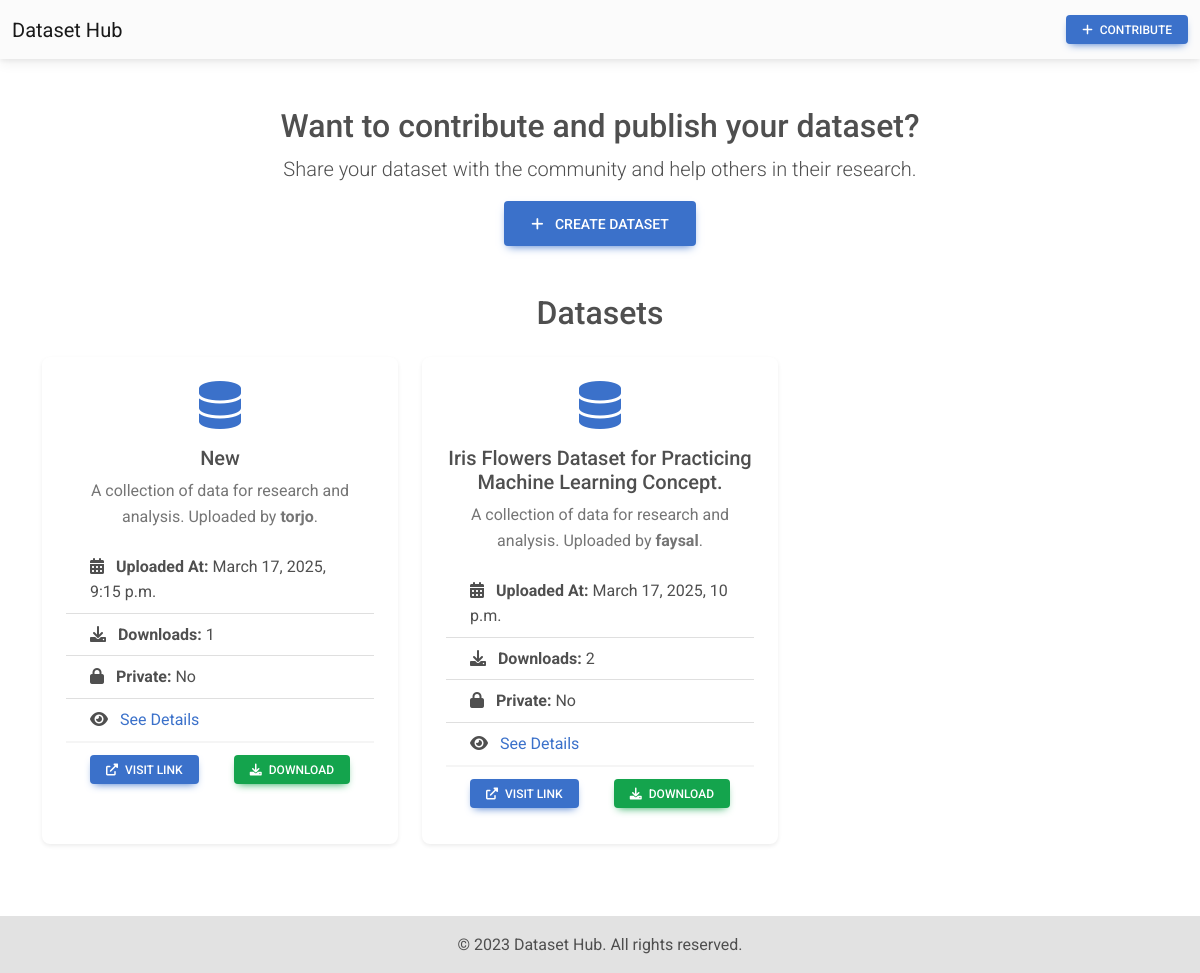
Page /datasets/ on the committed database.
### base/models.py (models this page shows)
class Dataset(models.Model):
    title = models.TextField(max_length=200)
    dataset_link  = models.URLField(blank=True)
    file = models.FileField(upload_to='dataset-file')
    is_private = models.BooleanField(default=False)
    uploaded_by = models.ForeignKey(User, on_delete=models.CASCADE,related_name="uploaded_dataset")
    uploaded_at = models.DateTimeField(auto_now_add=True)
    downloaded_number = models.PositiveIntegerField(default=0)

### base/views.py (the view)
# urls.py: path('datasets/',views.dataset, name="dataset"),
def dataset(request):
    datasets = Dataset.objects.all()
    context={
        'datasets':datasets
    }
    return render(request, 'base/dataset.html',context)

### base/templates/base/dataset.html (shortened to what this page needs)
<!DOCTYPE html>
<html lang="en">
<head>
  <link
    href="https://cdnjs.cloudflare.com/ajax/libs/font-awesome/6.0.0/css/all.min.css"
    rel="stylesheet"
  />
  <link
    href="https://cdnjs.cloudflare.com/ajax/libs/mdb-ui-kit/6.4.0/mdb.min.css"
    rel="stylesheet"
  />
</head>
<body>
  <nav class="navbar navbar-expand-lg navbar-light bg-light">
    <div class="container-fluid">
      <a class="navbar-brand" href="#">Dataset Hub</a>
      <div class="collapse navbar-collapse" id="navbarNav">
        <ul class="navbar-nav ms-auto">
          <li class="nav-item">
            <a href="{% url 'create_dataset' %}" class="btn btn-primary btn-sm">
              <i class="fas fa-plus me-1"></i> Contribute
            </a>
          </li>
        </ul>
      </div>
    </div>
  </nav>
  <div class="container my-5">
    <div class="text-center mb-5">
      <h2>Want to contribute and publish your dataset?</h2>
      <p class="lead">Share your dataset with the community and help others in their research.</p>
      <a href="{% url 'create_dataset' %}" class="btn btn-primary btn-lg">
        <i class="fas fa-plus me-2"></i> Create Dataset
      </a>
    </div>
    <h2 class="text-center mb-4">Datasets</h2>
    <div class="row">
      {% for dataset in datasets %}
      <div class="col-md-6 col-lg-4 mb-4">
        <div class="card h-100 shadow-sm">
          <div class="card-body">
            <div class="text-center mb-3">
              {% if dataset.is_private %}
                <i class="fas fa-lock fa-3x text-danger"></i>
              {% else %}
                <i class="fas fa-database fa-3x text-primary"></i>
              {% endif %}
            </div>
            <h5 class="card-title text-center">{{ dataset.title }}</h5>
            <p class="card-text text-muted text-center">
              A collection of data for research and analysis. Uploaded by <strong>{{ dataset.uploaded_by }}</strong>.
            </p>
            <ul class="list-group list-group-flush">
              <li class="list-group-item">
                <i class="fas fa-calendar-alt me-2"></i>
                <strong>Uploaded At:</strong> {{ dataset.uploaded_at }}
              </li>
              <li class="list-group-item">
                <i class="fas fa-download me-2"></i>
                <strong>Downloads:</strong> {{ dataset.downloaded_number }}
              </li>
              <li class="list-group-item">
                <i class="fas fa-lock me-2"></i>
                <strong>Private:</strong> {% if dataset.is_private %}Yes{% else %}No{% endif %}
              </li>
              <li class="list-group-item">
                <i class="fa-solid fa-eye me-2"></i>
                <a href="{% url 'dataset_download_history' dataset.id %}"> See Details</a>
              </li>
            </ul>
            <div class="card-footer bg-transparent d-flex justify-content-between">
              {% if dataset.dataset_link %}
              {% if dataset.is_private %}
              <a  class="btn btn-secondary btn-sm" target="_blank">
                <i class="fas fa-external-link-alt me-1"></i> Visit Link
              </a>
              {% else %}
              <a href="{{ dataset.dataset_link }}" class="btn btn-primary btn-sm" target="_blank">
                <i class="fas fa-external-link-alt me-1"></i> Visit Link
              </a>
              {% endif %}
              {% endif %}
              {% if dataset.file %}
                {% if dataset.is_private %}
                  <button class="btn btn-secondary btn-sm" disabled>
                    <i class="fas fa-lock me-1"></i> Private
                  </button>
                {% else %}
                  <button type="button" class="btn btn-success btn-sm" data-mdb-toggle="modal" data-mdb-target="#downloadModal{{ dataset.id }}">
                    <i class="fas fa-download me-1"></i> Download
                  </button>
                {% endif %}
              {% endif %}
            </div>
          </div>
        </div>
      </div>
      {% endfor %}
    </div>
  </div>
  <footer class="bg-light text-center text-lg-start">
    <div class="text-center p-3" style="background-color: rgba(0, 0, 0, 0.1);">
      © 2023 Dataset Hub. All rights reserved.
    </div>
  </footer>
</body>
</html>

### rows in the picture
Dataset: is_private False (drawn), title "New", uploaded_by "torjo", uploaded_at "March 17, 2025, 9:15 p.m.", downloaded_number "1"
Dataset: is_private False (drawn), title "Iris Flowers Dataset for Practicing Machine Learning Concept.", uploaded_by "faysal", uploaded_at "March 17, 2025, 10 p.m.", downloaded_number "2"
